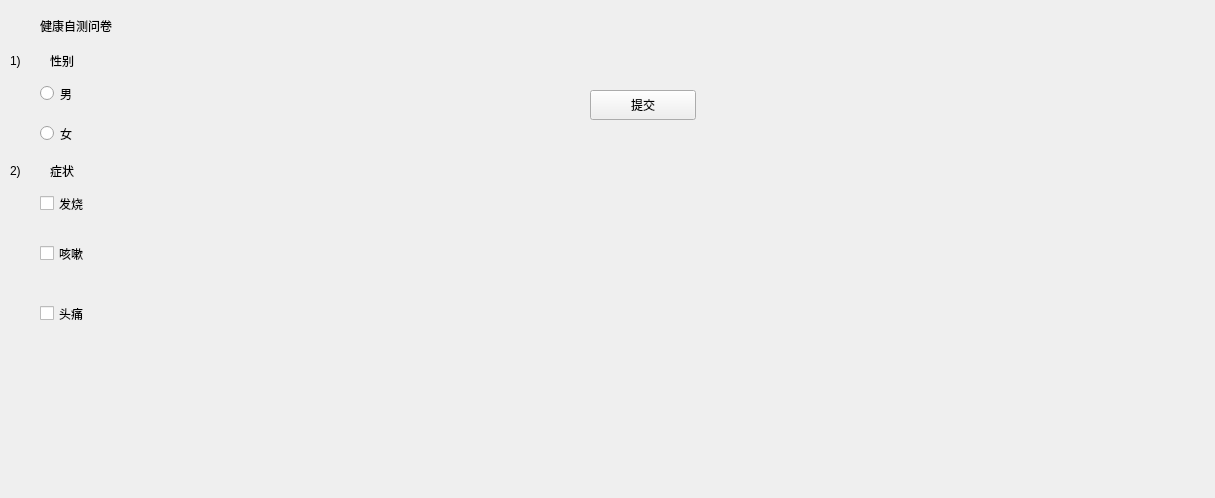
<?xml version="1.0" encoding="UTF-8"?>
<ui version="4.0">
 <class>healthyselfcheck</class>
 <widget class="QWidget" name="healthyselfcheck">
  <property name="geometry">
   <rect>
    <x>0</x>
    <y>0</y>
    <width>1215</width>
    <height>498</height>
   </rect>
  </property>
  <property name="windowTitle">
   <string>Form</string>
  </property>
  <widget class="QLabel" name="label">
   <property name="geometry">
    <rect>
     <x>40</x>
     <y>10</y>
     <width>131</width>
     <height>31</height>
    </rect>
   </property>
   <property name="text">
    <string>健康自测问卷</string>
   </property>
  </widget>
  <widget class="QLabel" name="label_2">
   <property name="geometry">
    <rect>
     <x>10</x>
     <y>50</y>
     <width>21</width>
     <height>21</height>
    </rect>
   </property>
   <property name="text">
    <string>1)</string>
   </property>
  </widget>
  <widget class="QLabel" name="label_3">
   <property name="geometry">
    <rect>
     <x>10</x>
     <y>160</y>
     <width>21</width>
     <height>21</height>
    </rect>
   </property>
   <property name="text">
    <string>2)</string>
   </property>
  </widget>
  <widget class="QRadioButton" name="rbMale">
   <property name="geometry">
    <rect>
     <x>40</x>
     <y>80</y>
     <width>133</width>
     <height>27</height>
    </rect>
   </property>
   <property name="text">
    <string>男</string>
   </property>
  </widget>
  <widget class="QRadioButton" name="rbFemale">
   <property name="geometry">
    <rect>
     <x>40</x>
     <y>120</y>
     <width>133</width>
     <height>27</height>
    </rect>
   </property>
   <property name="text">
    <string>女</string>
   </property>
  </widget>
  <widget class="QCheckBox" name="cbFever">
   <property name="geometry">
    <rect>
     <x>40</x>
     <y>190</y>
     <width>110</width>
     <height>27</height>
    </rect>
   </property>
   <property name="text">
    <string>发烧</string>
   </property>
  </widget>
  <widget class="QCheckBox" name="cbCough">
   <property name="geometry">
    <rect>
     <x>40</x>
     <y>240</y>
     <width>110</width>
     <height>27</height>
    </rect>
   </property>
   <property name="text">
    <string>咳嗽</string>
   </property>
  </widget>
  <widget class="QCheckBox" name="cbHeadache">
   <property name="geometry">
    <rect>
     <x>40</x>
     <y>300</y>
     <width>110</width>
     <height>27</height>
    </rect>
   </property>
   <property name="text">
    <string>头痛</string>
   </property>
  </widget>
  <widget class="QPushButton" name="btnSubmit">
   <property name="geometry">
    <rect>
     <x>590</x>
     <y>90</y>
     <width>106</width>
     <height>30</height>
    </rect>
   </property>
   <property name="text">
    <string>提交</string>
   </property>
  </widget>
  <widget class="QLabel" name="label_4">
   <property name="geometry">
    <rect>
     <x>50</x>
     <y>50</y>
     <width>80</width>
     <height>21</height>
    </rect>
   </property>
   <property name="text">
    <string>性别</string>
   </property>
  </widget>
  <widget class="QLabel" name="label_5">
   <property name="geometry">
    <rect>
     <x>50</x>
     <y>160</y>
     <width>80</width>
     <height>21</height>
    </rect>
   </property>
   <property name="text">
    <string>症状</string>
   </property>
  </widget>
 </widget>
 <resources/>
 <connections/>
</ui>
